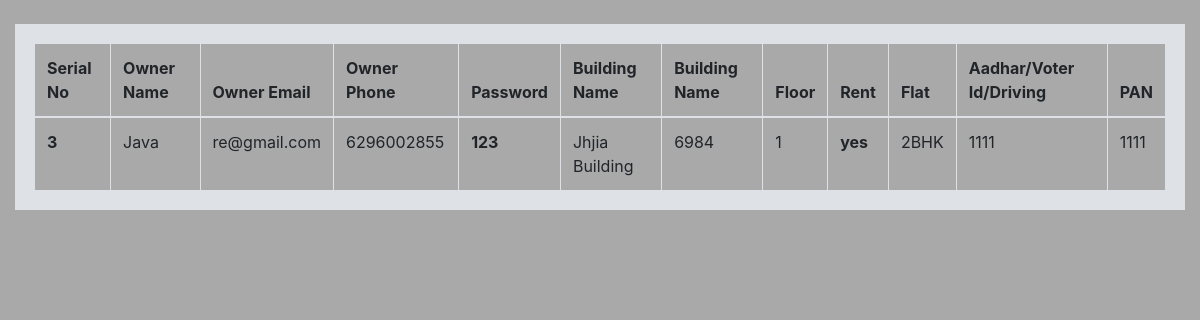
/userview.php (signed in), run on the app's committed database.
### tables this page shows
CREATE TABLE `users` (
  `slno` int(100) NOT NULL,
  `name` varchar(255) NOT NULL,
  `email` varchar(255) NOT NULL,
  `phone` varchar(100) NOT NULL,
  `password` varchar(100) NOT NULL,
  `cpassword` varchar(100) NOT NULL,
  `building_name` varchar(100) NOT NULL,
  `building_no` varchar(100) NOT NULL,
  `floor` varchar(100) NOT NULL,
  `rent` varchar(100) NOT NULL,
  `flat` varchar(100) NOT NULL,
  `aadhar` varchar(100) NOT NULL,
  `pan` varchar(100) NOT NULL,
  `fdetails` varchar(100) NOT NULL,
  `bdetails` varchar(100) NOT NULL,
  `user` varchar(100) NOT NULL
);

### userview.php (the view, shortened to what this page needs)
<?php
    include 'dbconn.php';
if(!isset($_SESSION['loggedin']) && $_SESSION['user']=="admin"){
echo '
<div class="alert alert-danger" role="alert">
Login First
</div>';
}
else if(isset($_SESSION['loggedin']) && $_SESSION['user']==null){
    echo '
    <div class="alert alert-danger" role="alert">
    You are not an Admin
    </div>';
}
else if(!isset($_SESSION['loggedin']) && $_SESSION['user']==null){
    echo '
    <div class="alert alert-danger" role="alert">
    Login First
    </div>';
    }
    else{
?>
<!doctype html>
<html lang="en">
<head>
    <link rel="stylesheet" href="https://stackpath.bootstrapcdn.com/bootstrap/4.5.2/css/bootstrap.min.css"
>
</head>
<body style="background-color: darkgray;">
    <div class="container-fluid">
        <table class="table table-bordered my-4" style="border-width: 20px;">
            <thead style="background-color:darkgray;">
                <tr>
                    <th scope="col">Serial No</th>
                    <th scope="col">Owner Name</th>
                    <th scope="col">Owner Email</th>
                    <th scope="col">Owner Phone</th>
                    <th scope="col">Password</th>
                    <th scope="col">Building Name</th>
                    <th scope="col">Building Name</th>
                    <th scope="col">Floor</th>
                    <th scope="col">Rent</th>
                    <th scope="col">Flat</th>
                    <th scope="col">Aadhar/Voter Id/Driving</th>
                    <th scope="col">PAN</th>
                </tr>
            </thead>
            <tbody>
                <?php
$sql="select * from `users` where `user`=''";
$result=mysqli_query($conn,$sql);
while($row=mysqli_fetch_assoc($result)){
echo ' <tr>
<th>'.$row['slno'].'</th>
<td>'.$row['name'].'</td>
<td>'.$row['email'].'</td>
<td>'.$row['phone'].'</td>
<th>'.$row['password'].'</th>
<td>'.$row['building_name'].'</td>
<td>'.$row['building_no'].'</td>
<td>'.$row['floor'].'</td>
<th>'.$row['rent'].'</th>
<td>'.$row['flat'].'</td>
<td>'.$row['aadhar'].'</td>
<td>'.$row['pan'].'</td>
</tr>';
}
?>
            </tbody>
        </table>
    </div>
    <?php }?>
</body>
</html>

### data on the page
users: slno "3", name "Java", email "re@gmail.com", phone "6296002855", password "123", building_name "Jhjia Building", building_no "6984", floor "1", rent "yes", flat "2BHK", aadhar "1111", pan "1111"
